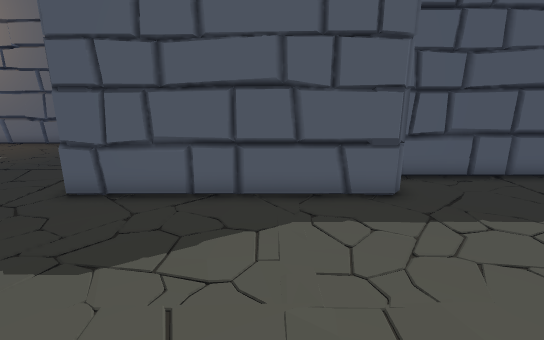
View 1 (above)

18 first-person views from a walk through a 3-D level made in the Unity game engine. The camera is 1.4 m above the floor, tilts 14° down and sees 85° across. Doors are open. The floor is counted in squares, 0.5 m on a side. Each view is taken from the middle of a square. On the plan, view 1 faces up. The plan holds only what a view shows up to about 20 squares ahead; the rest is blank. The place goes on beyond the plan. The player is left out. Some animated figures are not drawn. Some surface patterns are stand-ins.

View 2
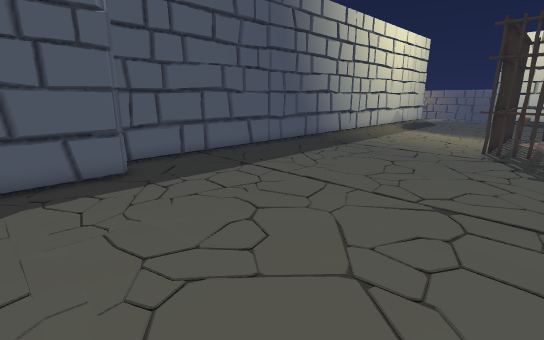

View 3
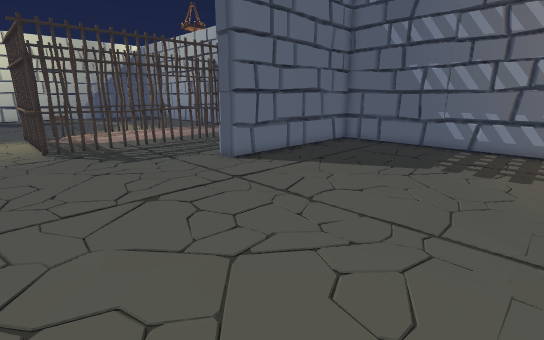

View 4
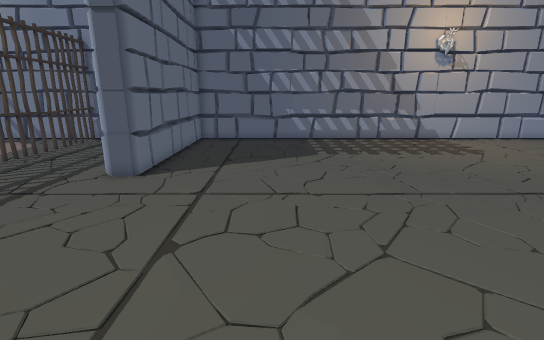

View 5
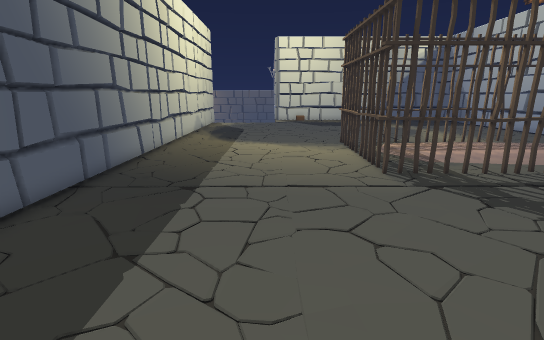

View 6
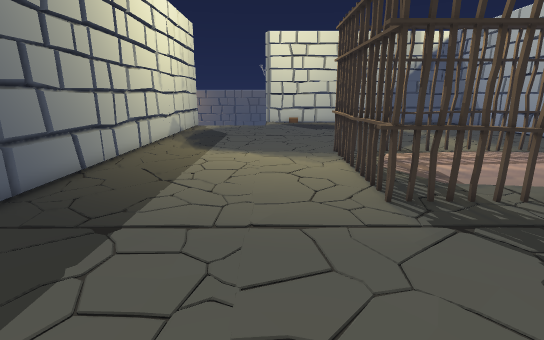

View 7
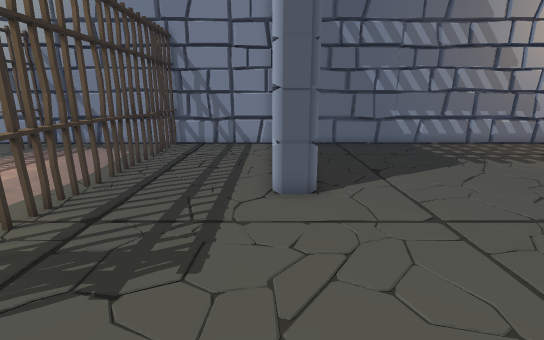

View 8
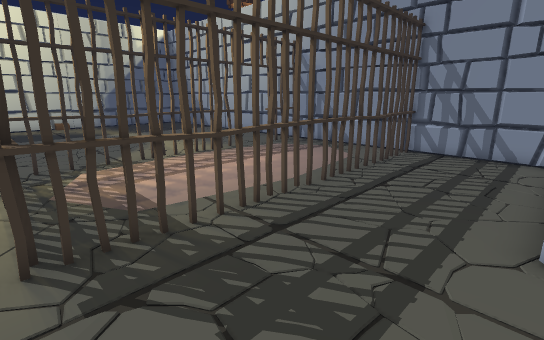

View 9
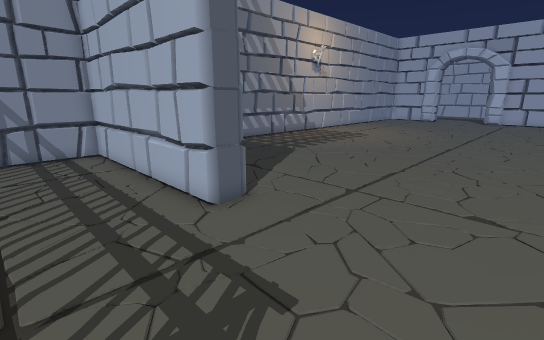

View 10
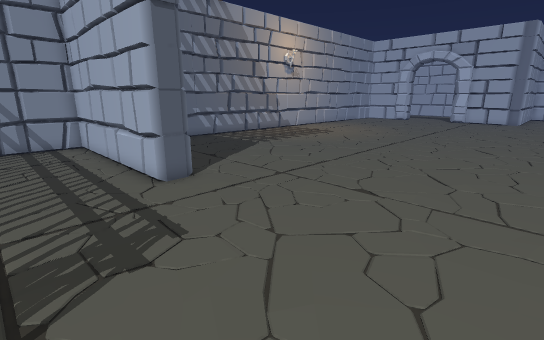

View 11
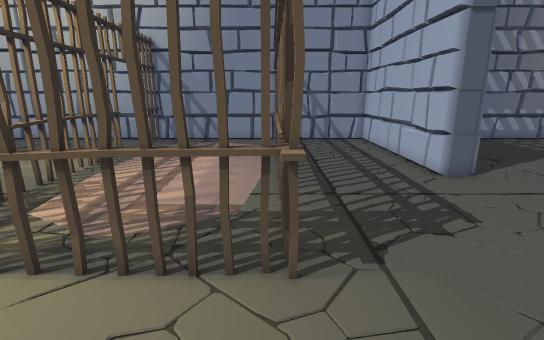

View 12
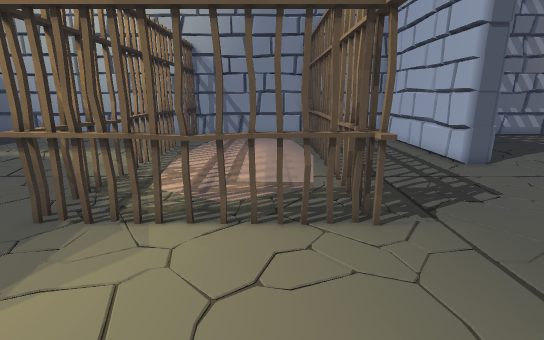

View 13
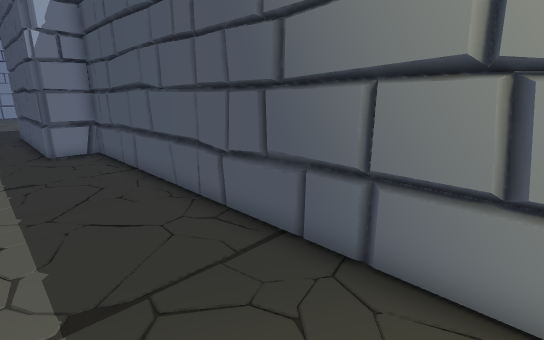

View 14
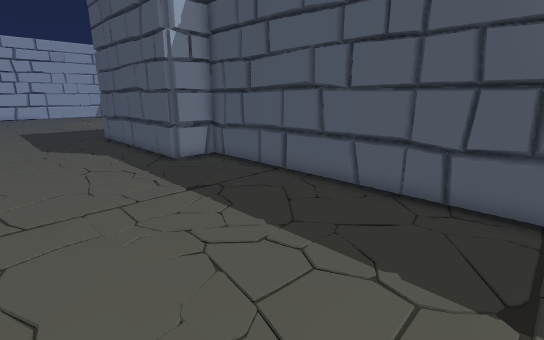

View 15
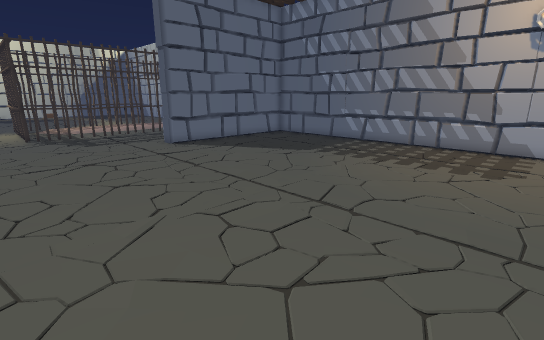

View 16
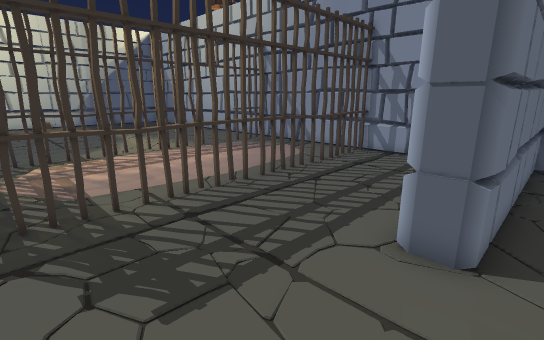

View 17
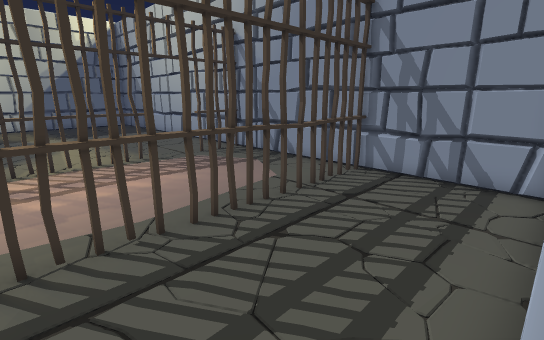

View 18
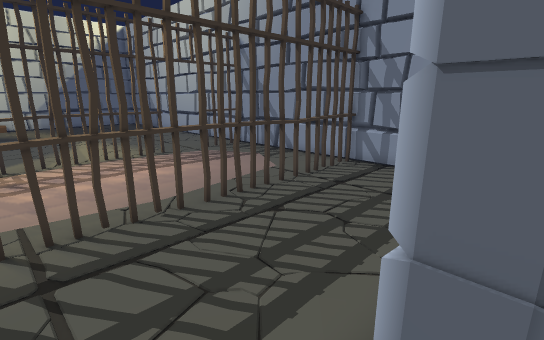

### Floor plan
Key: @ floor where view 1 was taken; # wall or solid block; x gap in a wall; . floor; / step, stairs or slope; D open door; = window, fence, low wall or low ledge; T thing the floor can be seen under or through; G gate.
Columns run from 6 left of view 1 to 27 right of it. Each row starts with its distance up from view 1.
 10           ########################
  9           #.......................
  8 ###########.......................
  7 ..................................
  6 ..................................
  5 ..................................
  4 ..................................
  3 ..................................
  2 ..................................
  1 ..................................
  0 ......@.................Txx##x#T=.
 -1 ........................T..... TT.
 -2 ........................x......TT.
 -3 ........................x..   .TT.
 -4 ........................T..   .TT.
 -5 ........................T.    .TT.
 -6 .................##.....x.    .TT.
 -7 .................##.....T.     TT.
 -8 .................##.....T.     TT.
 -9 .................##.....x.     GG.
-10 .................##.....x.     GG.
-11 .................##.....x.     GD.
-12 .................##.....T/    ..D.
-13 .................##.....T..   .GG.
-14 .................##.....x......GG.
-15 .................##.....#......GG.
-16 ##################################

Where each view was taken, in squares from view 1:
view 1: 0 up, 0 right, facing up
view 2: 3 down, 0 right, facing up-right
view 3: 2 up, 0 right, facing down-right
view 4: 4 up, 6 right, facing down
view 5: 4 up, 7 right, facing right
view 6: 3 up, 10 right, facing right
view 7: 2 up, 12 right, facing down
view 8: 0 up, 12 right, facing down-right
view 9: 0 up, 16 right, facing down-left
view 10: 3 up, 16 right, facing down-left
view 11: 4 up, 18 right, facing down
view 12: 6 up, 20 right, facing down
view 13: 6 up, 20 right, facing up-left
view 14: 2 up, 16 right, facing up-left
view 15: 2 up, 6 left, facing down-right
view 16: 1 down, 10 right, facing down-right
view 17: 5 down, 12 right, facing down-right
view 18: 4 down, 11 right, facing down-right
